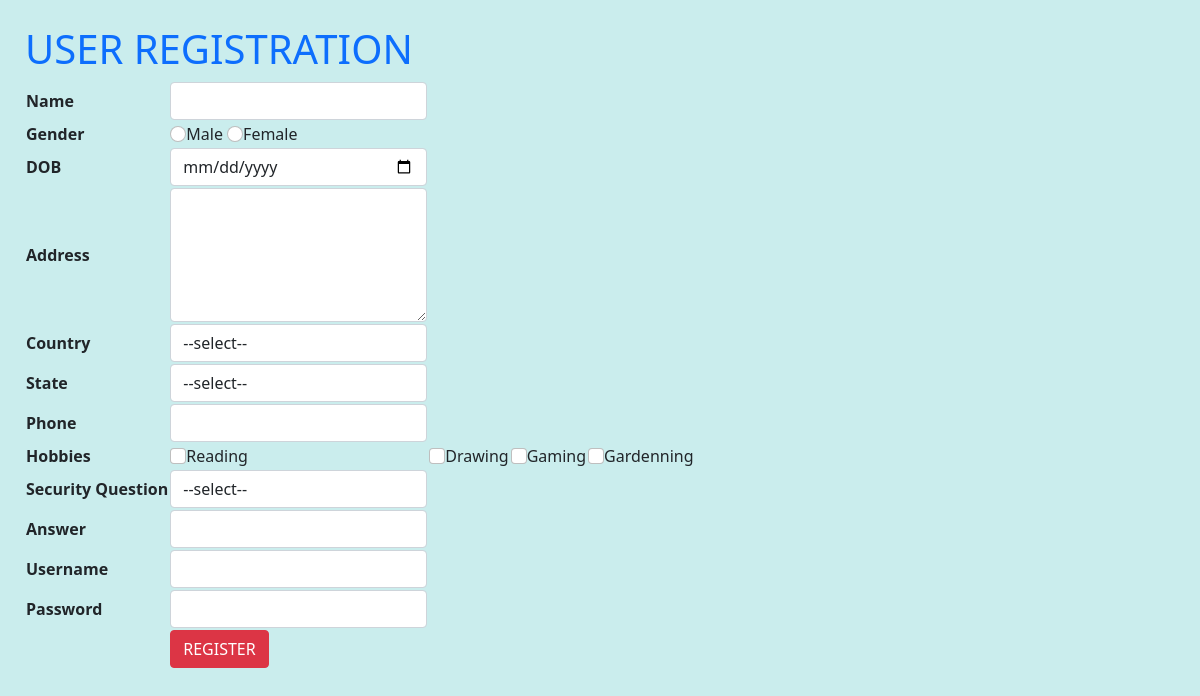
Screenshot of /register/ with the database file from the repository.
### Site_admin/models.py (models this page shows)
class hobbyname_tb(models.Model):
    Hobbyname=models.CharField(max_length=20)

### user/views.py (the view)
# urls.py: path('register/',userview.register,name="register"),
def register(request):
    hobby=hobbyname_tb.objects.all()
    country=country_tb.objects.all()
    return render(request,'user/register.html',{'co':country,'ho':hobby})

### templates/user/register.html (shortened to what this page needs)
<!DOCTYPE html>
<html lang="en">
<head>
    <link rel="stylesheet" href="/static/css/bootstrap.css">
</head>
    <body style="background-color: rgb(202, 237, 237);padding: 25px;">
        <form method="post" action="{% url 'registerAction' %}">
        <table>
            <h1 class="text-primary">USER REGISTRATION</h1>
            <tr>
                <th>Name</th>
                <td><input type="text" class="form-control" name="name" ></td>
            </tr>
            <tr>
                <th>Gender</th>
                <td>
                    <input type="radio" name="gender" class="form-check-input" value="Male">Male
                    <input type="radio" name="gender" class="form-check-input" value="Female">Female
                </td>
            </tr>
            <tr>
                <th>DOB</th>
                <td><input type="date" class="form-control" name="DOB"></td>
            </tr>
            <tr>
                <th>Address</th>
                <td><textarea name="address" class="form-control" cols="20" rows="5"></textarea></td>
            </tr>
            <tr>
                <th>Country</th>
                <td><select name="country" id="country" class="form-control">
                    <option value="">--select--</option>
                </select></td>
            </tr>
            <tr>
                <th>State</th>
                <td>
                    <select name="state" id="state" class="form-control">
                    <option value="">--select--</option>
                    </select>
                    </td>
            </tr>
            <tr>
                <th>Phone</th>
                <td><input type="text" name="phone" class="form-control"></td>
            </tr>
            <tr>
                <th>Hobbies</th>
                {% for a in ho %}
                <td><input type="checkbox" class="form-check-input" name="hobby" value="{{a.id}}">{{a.Hobbyname}}</td>
                {% endfor %}
            </tr>
            <tr>
                <th>Security Question</th>
                <td>
                    <select name="question" class="form-control">
                    <option value="">--select--</option>
                    </select>
                    </td>
            </tr>
            <tr>
                <th>Answer</th>
                <td><input type="text" name="answer" class="form-control" ></td>
            </tr>
            <tr>
                <th>Username</th>
                <td><input type="text" name="username" class="form-control"></td>
            </tr>
            <tr>
                <th>Password</th>
                <td><input type="password" name="password"class="form-control"></td>
            </tr>
            <tr>
                <th></th>
                <td><input type="submit" value="REGISTER" class="btn btn-danger"></td>
            </tr>
        </table>
        </form>
    </body>
</html>

### rows the page displays
hobbyname_tb: Hobbyname "Reading"
hobbyname_tb: Hobbyname "Drawing"
hobbyname_tb: Hobbyname "Gaming"
hobbyname_tb: Hobbyname "Gardenning"
